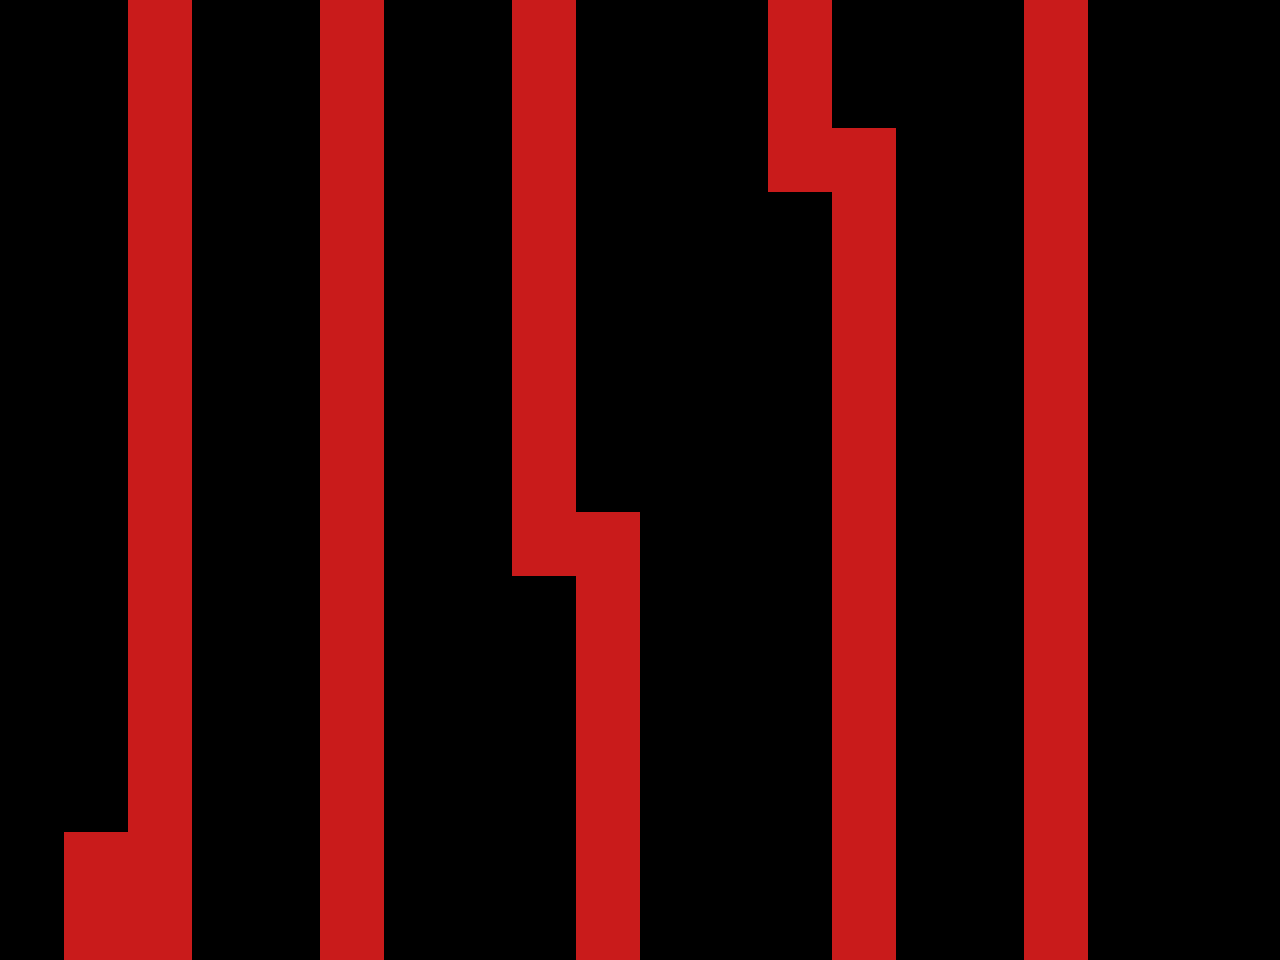

Below is a game level as drawn by its tile map, then a one-line description and the .tmx that defines it (tile-layer data replaced by summaries):
An orthogonal 20x15 tile map with 64x64 px tiles, 1 tile layer (collisions), 1 hidden layer not drawn, 2 tilesets.

<map version="1.0" orientation="orthogonal" width="20" height="15" tilewidth="64" tileheight="64">
 <tileset firstgid="1" name="red64" tilewidth="64" tileheight="64">
  <image source="../red64.png" width="64" height="64" />
 </tileset>
 <tileset firstgid="2" name="blue64" tilewidth="64" tileheight="64">
  <image source="../blue64.png" width="64" height="64" />
 </tileset>
 <layer name="collisions" width="20" height="15">
  <data>[300 cells, 79 non-empty, 1 distinct tile ids]</data>
 </layer>
 <layer name="background" width="20" height="15" visible="0">
  <data>[300 cells, 300 non-empty, 1 distinct tile ids]</data>
 </layer>
</map>